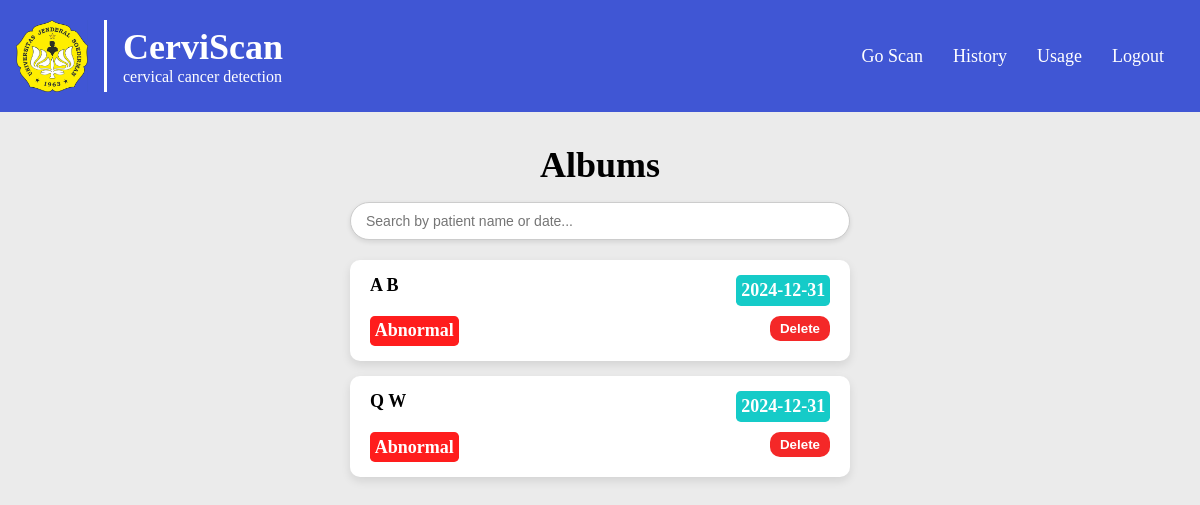
The page /history (signed in) on the database as committed earlier.
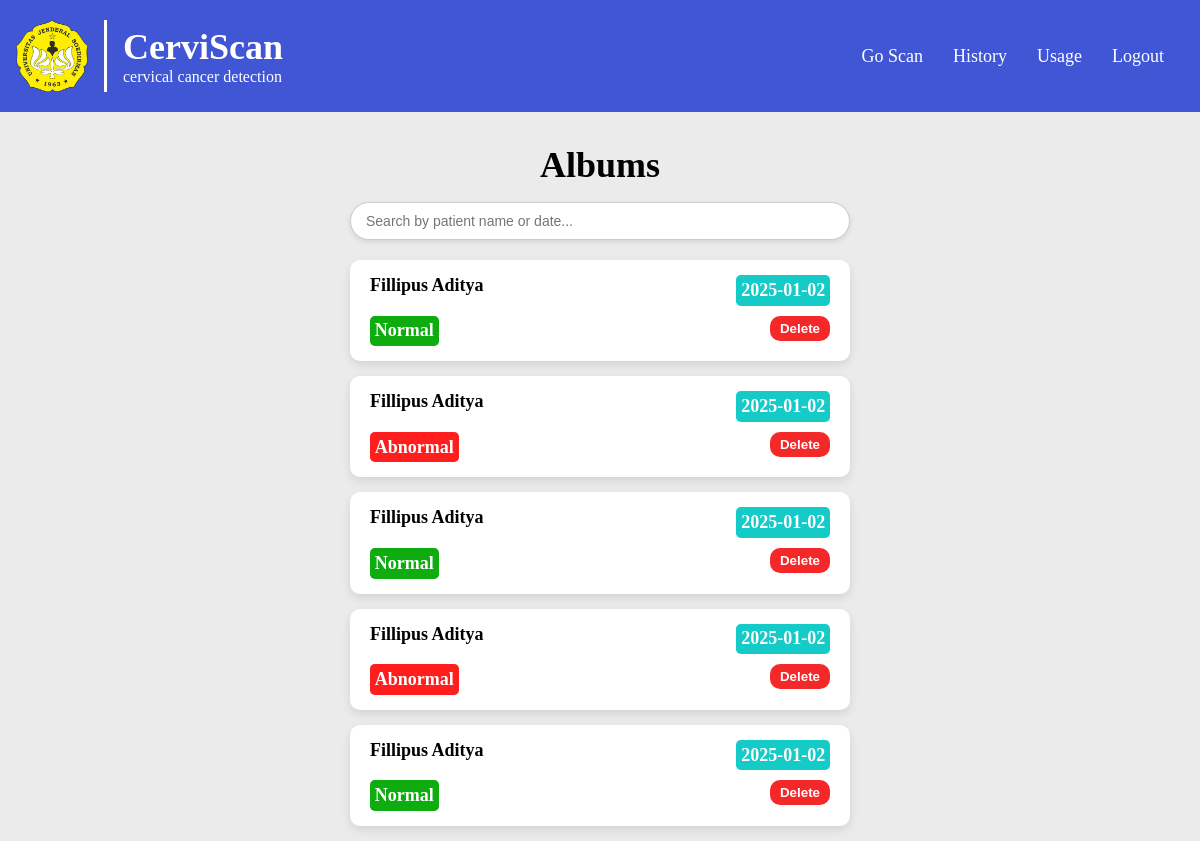
The same page on the database as committed later.
### app.py (models this page shows)
class History(db.Model):
    id = db.Column(db.Integer, primary_key=True)
    user_id = db.Column(db.Integer, db.ForeignKey('users.id'), nullable=False)
    name = db.Column(db.String(250), nullable=False)
    dob = db.Column(db.String(50), nullable=False)
    original = db.Column(db.String(250), nullable=False)
    gray = db.Column(db.String(250), nullable=False)
    mask = db.Column(db.String(250), nullable=False)
    segmented = db.Column(db.String(250), nullable=False)
    features = db.Column(db.PickleType, nullable=False)
    prediction = db.Column(db.String(250), nullable=False)
    date = db.Column(db.DateTime, default=datetime.utcnow)

### app.py (the view)
@app.route('/history', methods=['GET'])
@login_required
def history_page():
    user_history = History.query.filter_by(user_id=current_user.id).all()
    return render_template('history.html', history=user_history)

### app.py (called while the page is built)
@login_manager.user_loader
def loader_user(user_id):
    return Users.query.get(user_id)

### templates/history.html (shortened to what this page needs)
{% extends 'base.html' %} {% block title %} History {% endblock %} {% block
content %}
<div class="page-container albums">
    <div class="albums-section">
        <h1>Albums</h1>
        <div class="search-container">
            <input
                type="text"
                class="search-bar"
                id="search-bar"
                placeholder="Search by patient name or date..."
                onkeyup="filterHistory()"
            />
        </div>
        {% for entry in history %}
        <a
            class="album-card"
            href="/history/{{ entry.id }}"
            data-name="{{ entry.name|lower }}"
            data-date="{{ entry.date.strftime('%Y-%m-%d') }}"
        >
            <div class="album-card-head">
                <p>{{ entry.name }}</p>
                <div class="tag date">
                    <p>{{ entry.date.strftime('%Y-%m-%d') }}</p>
                </div>
            </div>
            <div class="album-card-foot">
                {% if entry.prediction == "normal" %}
                <div class="tag normal"><p>Normal</p></div>
                {% else %}
                <div class="tag abnormal"><p>Abnormal</p></div>
                {% endif %}
                <form
                    action="/delete/{{ entry.id }}"
                    method="POST"
                    onsubmit="return confirmDelete()"
                >
                    <button type="submit" class="btn btn-danger">Delete</button>
                </form>
            </div>
        </a>
        {% endfor %}
    </div>
</div>
{% endblock %}

Rows that differ between the two databases and show on the page:
removed History: name "A B", date "2024-12-31", shows "Abnormal"
removed History: name "Q W", date "2024-12-31", prediction "Abnormal"
added History: name "Fillipus Aditya", date "2025-01-02", prediction "Normal"
added History: name "Fillipus Aditya", date "2025-01-02", prediction "Abnormal"
added History: name "Fillipus Aditya", date "2025-01-02", prediction "Normal"
added History: name "Fillipus Aditya", date "2025-01-02", prediction "Abnormal"
added History: name "Fillipus Aditya", date "2025-01-02", prediction "Normal"
